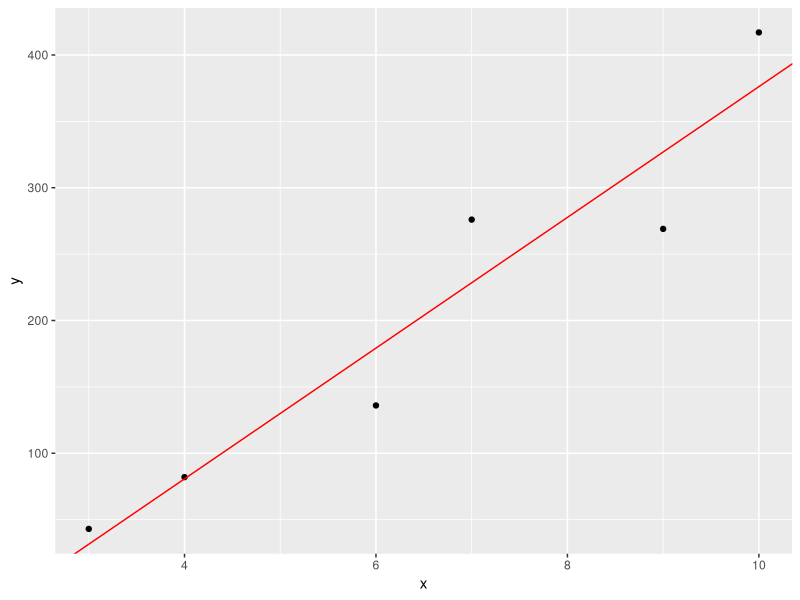
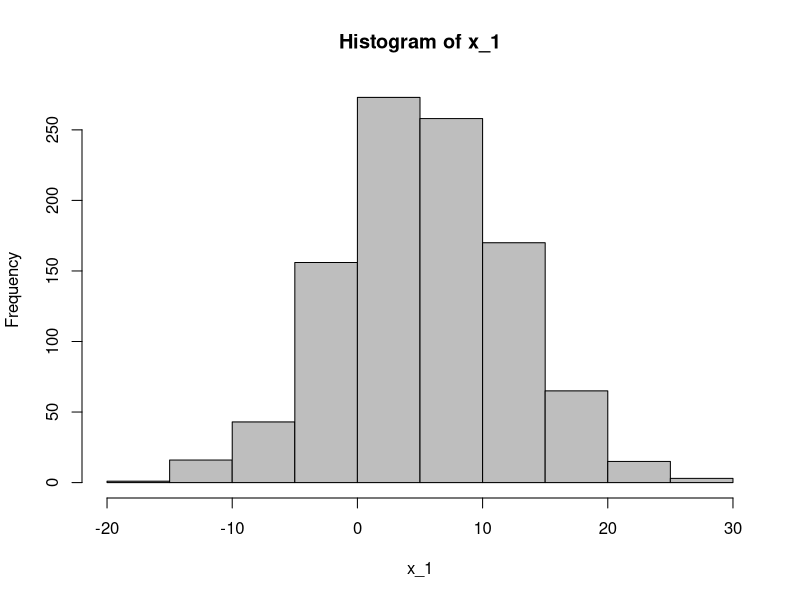
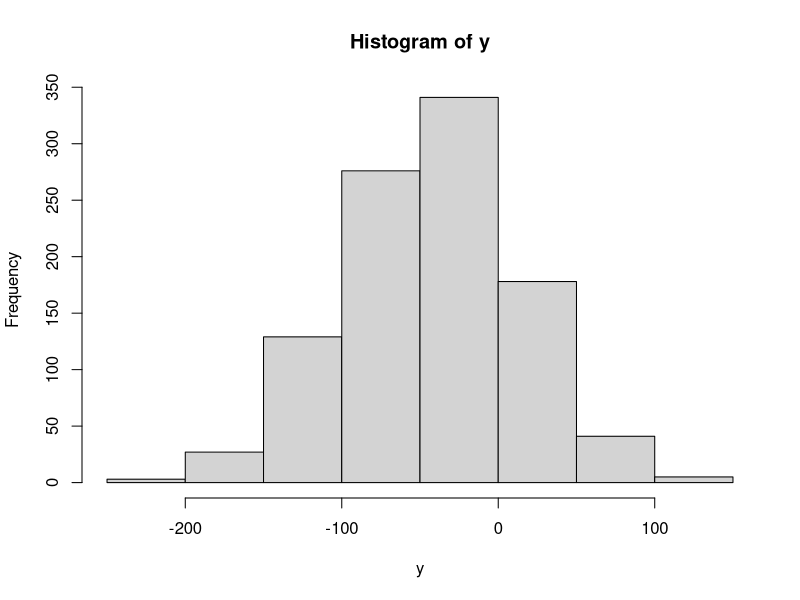
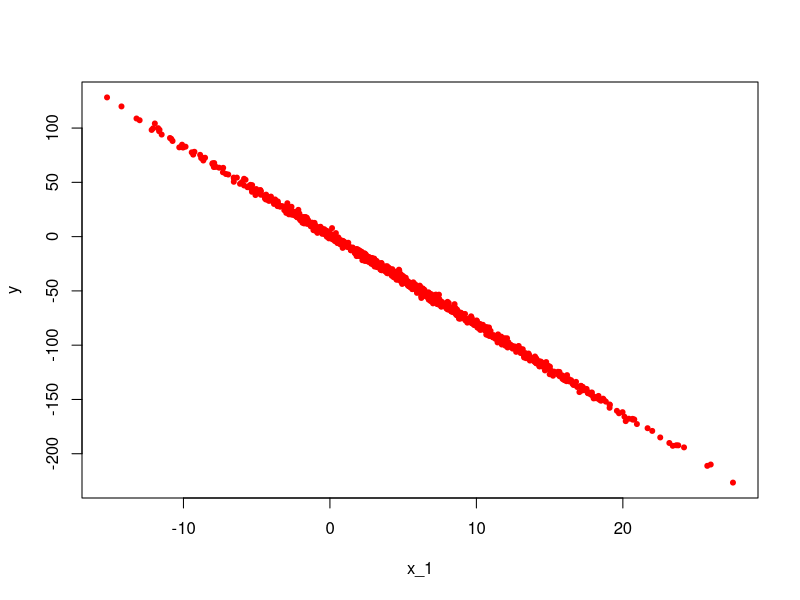
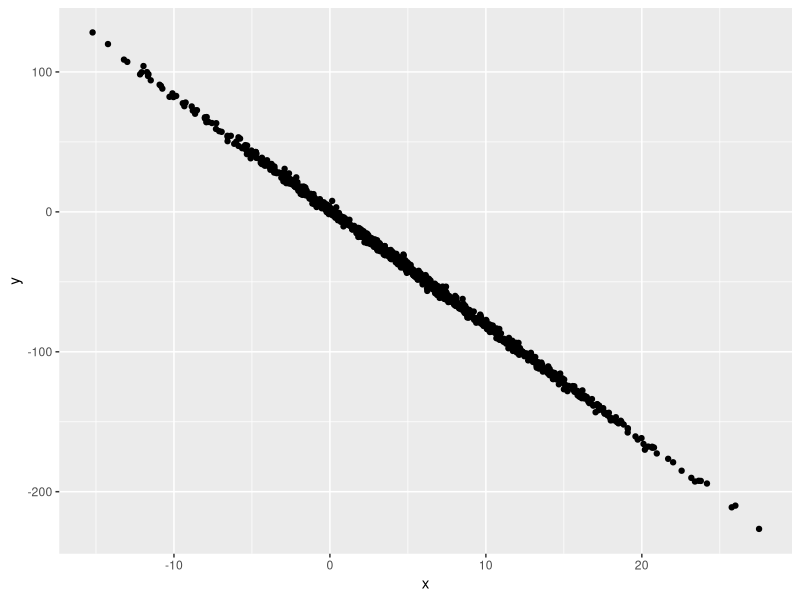

These charts were generated, in order, by the following R code:
library(ggplot2)
#create a dataframe of sample values
x <- c(7,3,4,6,10,9)
y <- c(276,43,82,136,417,269)
my_variable <- data.frame( x, y)	

#create a model as a linear regression data frame my_variable
model <- lm(y~x, data = my_variable)

model$coef
#plot the points
#add
ggplot(data = model, aes( x=x , y=y)) +
	geom_point() +
	geom_abline(
			intercept = model$coef[1], 
			slope = model$coef[2], color = "red")

summary(model)

#create a sample of 1000 values with a mean 5 and SD 7
x_1 <- rnorm(1000, 5, 7)
hist(x_1, col="grey")

true_error <- rnorm(1000,0, 2)
true_beta_0 <- 1.1
true_beta_1 <- -8.2

y<- true_beta_0 + true_beta_1 * x_1 + true_error

hist(y)
plot(x_1, y, pch = 20, col="red")

x_1df <- data.frame("x" = x_1, y)
str(x_1df)
model <- lm(y ~x, data = x_1df)

ggplot(x_1df, aes(x = x, y = y)) +
	geom_point()

#does coef(model) return true_beta0 and true_beta1?
coef(model)

x_2 <- rgamma(n= 1000,shape=2)
y2 <- true_beta_0 + true_beta_1 * x_2 + true_error
x_2df <- data.frame(x = x_2, y = y2)
model2 <- lm(y~x , x_2df)